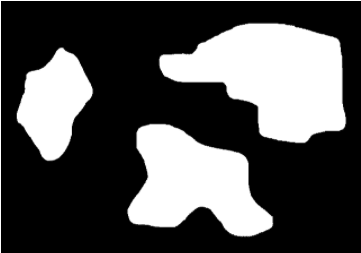
#> input picture Resources/fig1.PNG, 361 x 253 px
$ python 'Two Pass Algorthm.py'
#> lines starting #> are read from the running program, lines starting #| are printed output that depends on the picture; after the words box and inside, x2 and y2 are one past the last pixel; in counts of white or black regions, pixels touching at a corner belong together
"""
#######################################
    @ Author : The DemonWolf
#######################################
"""

# Import the necessary libraries
import cv2 as cv
import numpy as np

# Define global variable to store unique edges
SimilarityMap = {}


class Graph:
    # init function to declare class variables
    def __init__(self, V):
        self.V = V
        self.adj = [[] for _ in range(V)]

    def DFSUtil(self, temp, v, visited):
        # Mark the current vertex as visited
        visited[v] = True
        # Store the vertex to list
        temp.append(v)

        # Repeat for all vertices adjacent to this vertex v
        for i in self.adj[v]:
            if not visited[i]:
                # Update the list
                temp = self.DFSUtil(temp, i, visited)
        return temp

    # Function to add an undirected edge
    def addEdge(self, v, w):
        self.adj[v].append(w)
        self.adj[w].append(v)

    # Function to retrieve connected components in an undirected graph
    def connectedComponents(self):
        visited, connectedComp = [], []
        for i in range(self.V):
            visited.append(False)
        for v in range(self.V):
            if not visited[v]:
                temp = []
                connectedComp.append(self.DFSUtil(temp, v, visited))
        return connectedComp


def updateSet(first, second):
    SimilarityMap.setdefault(first, set())
    SimilarityMap[first].add(second)
    SimilarityMap.setdefault(second, set())
    SimilarityMap[second].add(first)


def firstPhase(BinImage, ResultBinImage):
    Label = 0
    for row in range(len(BinImage)):
        for col in range(len(BinImage[0])):
            ResWest, ResNorth, ResNow = ResultBinImage[row][col-1], ResultBinImage[row-1][col], ResultBinImage[row][col]
            # Starting cell which is upper left corner cell
            if row == 0 and col == 0:
                Now = BinImage[row][col]
                if Now != 0:
                    Label += 1
                ResultBinImage[row][col] = Label

            # Entire first row except first cell
            elif row == 0 and col != 0:
                West, Now = BinImage[row][col-1], BinImage[row][col]
                if Now != West:
                    Label += 1
                ResultBinImage[row][col] = Label

            # Entire first column except first cell
            elif row != 0 and col == 0:
                North, Now = BinImage[row-1][col], BinImage[row][col]
                if Now != North:
                    Label += 1
                    ResultBinImage[row][col] = Label
                else:
                    ResultBinImage[row][col] = ResNorth

            # Except first row & column
            else:
                West, North, Now = BinImage[row][col-1], BinImage[row - 1][col], BinImage[row][col]
                if West == North and Now != West:
                    Label += 1
                    ResultBinImage[row][col] = Label
                    # Update SimilarityMap set
                    if Now == BinImage[row-1][col-1] and BinImage[row][col] != 0:
                        updateSet(ResultBinImage[row][col], ResultBinImage[row-1][col-1])

                if West == Now and North == Now:
                    ResultBinImage[row][col] = min(ResWest, ResNorth)
                    # Update SimilarityMap set
                    updateSet(ResNorth, ResWest)

                elif West == Now and North != Now:
                    ResultBinImage[row][col] = ResWest

                elif West != Now and North == Now:
                    ResultBinImage[row][col] = ResNorth

    return ResultBinImage, Label+1


def secondPhase(image, ResultBinImage):
    # Output after first pass
    ResultBinImage, maxLabel = firstPhase(image, ResultBinImage)
    # Create a graph to identify the connected components
    graph = Graph(maxLabel)
    for key, val in SimilarityMap.items():
        for ele in val:
            graph.addEdge(key, ele)
    # Remove similar labels
    components = graph.connectedComponents()
    for row in range(len(ResultBinImage)):
        for col in range(len(ResultBinImage[0])):
            if ResultBinImage[row][col] > 0:
                for index in range(len(components)):
                    if ResultBinImage[row][col] in components[index]:
                        ResultBinImage[row][col] = index

    return ResultBinImage


def ImageShowComponents(labels):
    # Map component labels to hue val
    label_hue = np.uint8(179*labels/np.max(labels))
    blank_ch = 255*np.ones_like(label_hue)
    labeled_img = cv.merge([label_hue, blank_ch, blank_ch])

    # cvt to BGR for display
    labeled_img = cv.cvtColor(labeled_img, cv.COLOR_HSV2BGR)

    # set bg label to black
    labeled_img[label_hue == 0] = 0

    # Print the final image and set wait until user exit the program (Close the image).
    cv.imshow('labeled.png', labeled_img)
    cv.waitKey(0)


if __name__ == '__main__':
    # Create a Resources folder and put the images to it.
    # Before start this program, make sure the image file named as fig1.png or
    # Put image name which is used to test the program, on the following list
    img = cv.imread("./Resources/fig1.PNG", 0)
#> img is the input picture: shape (253, 361); min 0, max 255, mean 82.6
    # Ensure binary
    img = cv.threshold(img, 127, 255, cv.THRESH_BINARY)[1]
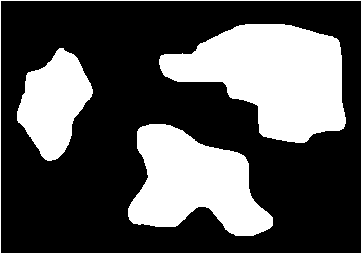
#> img: shape (253, 361); 32.3% white; 4 white regions, box (x1, y1, x2, y2) and area: (159, 24, 346, 143) 13700, (128, 124, 273, 236) 10015, (17, 48, 93, 161) 5202, (0, 0, 361, 253) 613
    # Get row & col size of the img array
    size = list(img.shape)
#> size = [253, 361]
    # Create a empty 2D array, which as similar size as img array with initial value = 0
    ResBinImage = np.array([[0] * size[1] for _ in range(size[0])])
    # Run the twoPass algorithms
    labeledImage = secondPhase(img, ResBinImage)
#> after the loop in firstPhase, `for row in range(len(BinImage)):`:
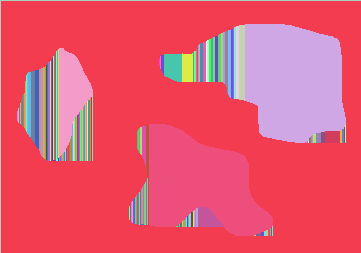
#> ResultBinImage: shape (253, 361) int64; 173 distinct labels, from 1 to 173; one colour per label, 0 black
#> after the loop in firstPhase, `for row in range(len(BinImage)):`: Label = 173
#> in secondPhase, `ResultBinImage, maxLabel = firstPhase(image, ResultBinImage)`: maxLabel = 174
#> in secondPhase, `components = graph.connectedComponents()`: components = 6 items
#> after the loop in secondPhase, `for row in range(len(ResultBinImage)):`:
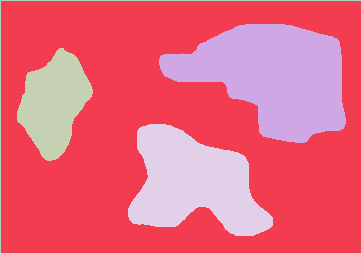
#> ResultBinImage: shape (253, 361) int64; 5 distinct labels, from 1 to 5; one colour per label, 0 black
    # Using openCV, colored different labels with different colors
    ImageShowComponents(labeledImage)
#> in ImageShowComponents, `label_hue = np.uint8(179*labels/np.max(labels))`:
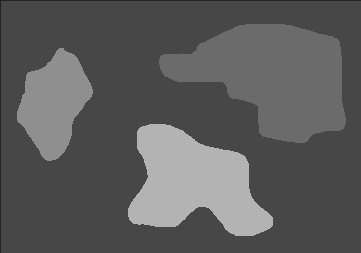
#> label_hue: shape (253, 361); min 35, max 179, mean 92.1
#> in ImageShowComponents, `labeled_img = cv.merge([label_hue, blank_ch, blank_ch])`:
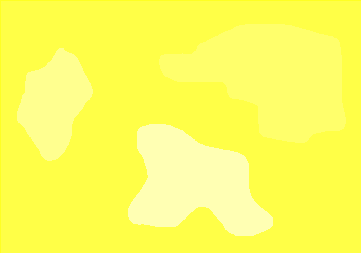
#> labeled_img: shape (253, 361, 3); mean of channels 0, 1, 2 92.1, 255, 255; drawn as B, G, R
#> in ImageShowComponents, `labeled_img = cv.cvtColor(labeled_img, cv.COLOR_HSV2BGR)`:
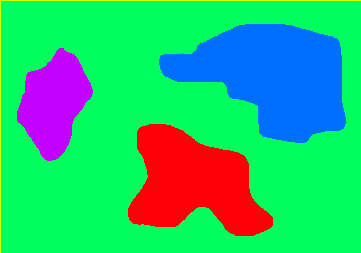
#> labeled_img: shape (253, 361, 3); mean B, G, R 116.6, 190.8, 40.5
